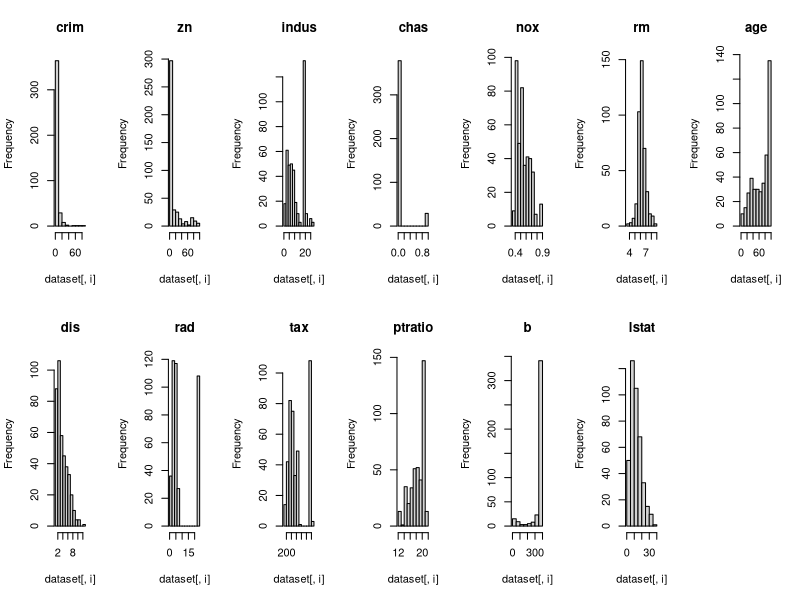
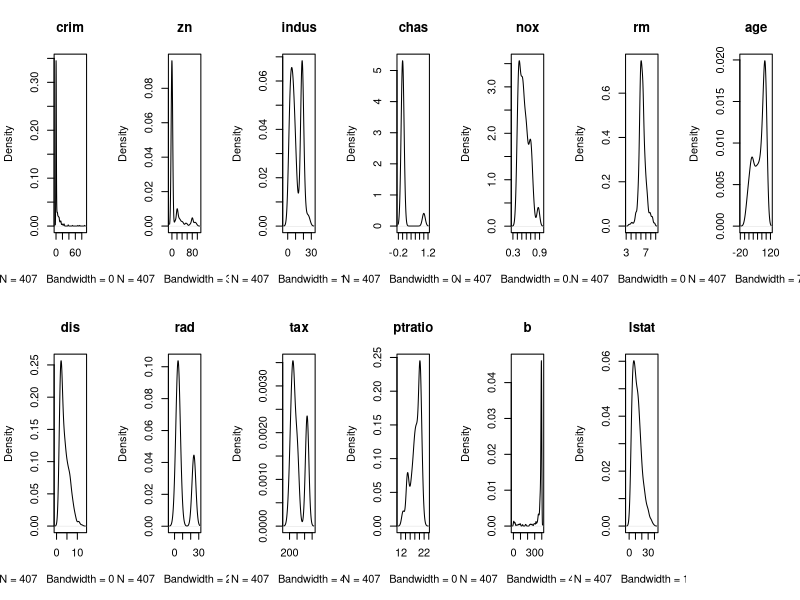
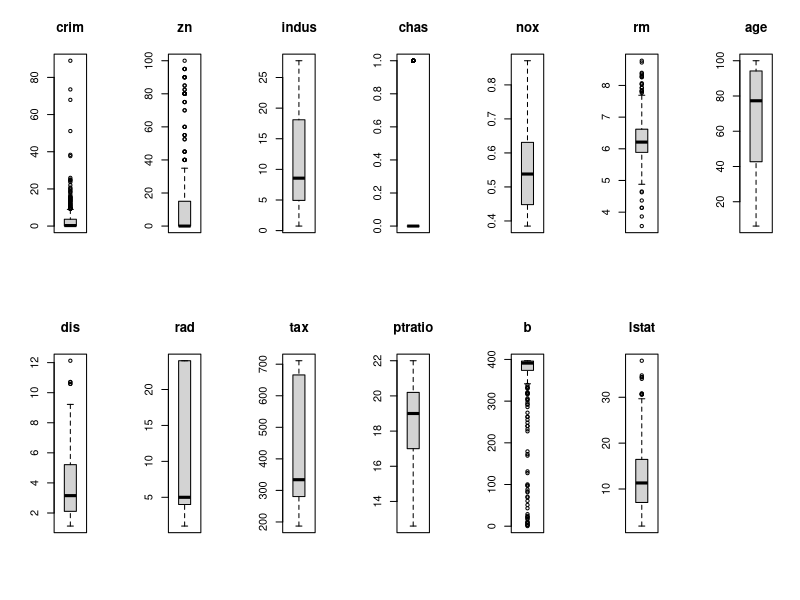
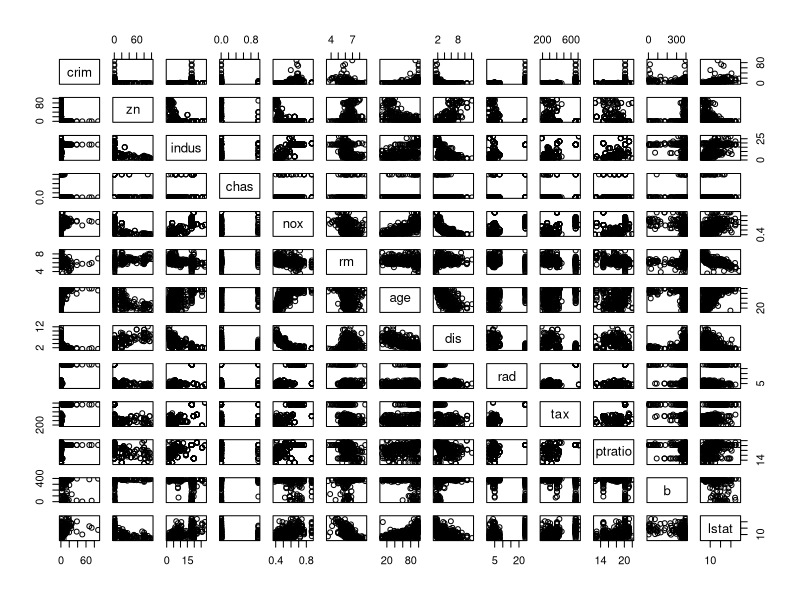
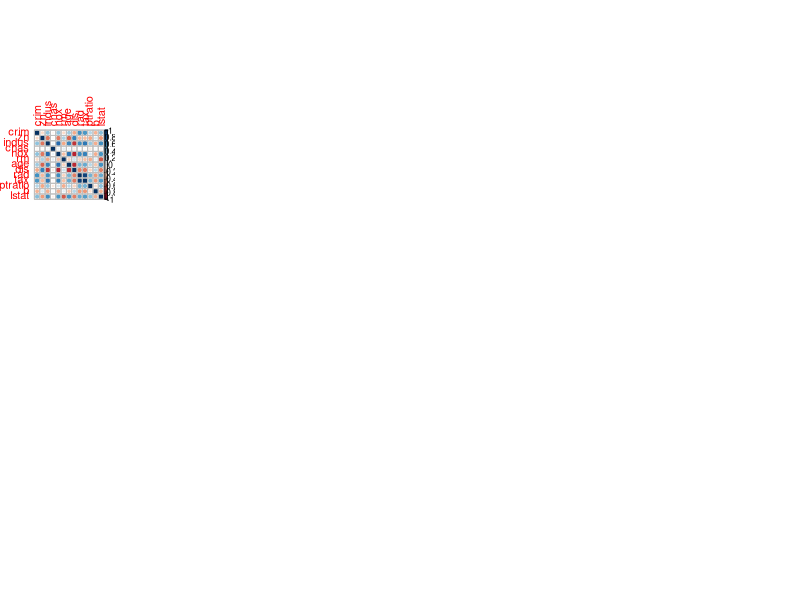

Recreate these plots in R, in order. (Note: this script raises an error after producing the figures.)
## ---- chunk 1
knitr::opts_chunk$set(echo = TRUE)
## ---- chunk 2
library(mlbench)
library(caret)
library(corrplot)
## ---- chunk 3
data(BostonHousing)
## ---- chunk 4

set.seed(7)
validation_index <- createDataPartition(BostonHousing$medv, p=0.80, list=FALSE)
validation <- BostonHousing[-validation_index,]
dataset <- BostonHousing[validation_index,]

## ---- chunk 5
dim(dataset)
## ---- chunk 6
sapply(dataset, class)
## ---- chunk 7
head(dataset, n=20)
## ---- chunk 8
summary(dataset)
## ---- chunk 9
dataset[,4] <- as.numeric(as.character(dataset[,4]))
## ---- chunk 10
cor(dataset[,1:13])
## ---- chunk 11
par(mfrow=c(2,7))
for(i in 1:13) {
	hist(dataset[,i], main=names(dataset)[i])
}
## ---- chunk 12

par(mfrow=c(2,7))
for(i in 1:13) {
	plot(density(dataset[,i]), main=names(dataset)[i])
}

## ---- chunk 13
par(mfrow=c(2,7))
for(i in 1:13) {
	boxplot(dataset[,i], main=names(dataset)[i])
}

## ---- chunk 14
pairs(dataset[,1:13])
## ---- chunk 15
correlations <- cor(dataset[,1:13])
corrplot(correlations, method="circle")

## ---- chunk 16
control <- trainControl(method="repeatedcv", number=10, repeats=3)
metric <- "RMSE"
## ---- chunk 17
set.seed(7)
fit.lm <- train(medv~., data=dataset, method="lm", metric=metric, preProc=c("center", "scale"), trControl=control)
## ---- chunk 18
set.seed(7)
fit.glm <- train(medv~., data=dataset, method="glm", metric=metric, preProc=c("center", "scale"), trControl=control)
## ---- chunk 19
set.seed(7)
fit.glmnet <- train(medv~., data=dataset, method="glmnet", metric=metric, preProc=c("center", "scale"), trControl=control)
## ---- chunk 20
set.seed(7)
fit.svm <- train(medv~., data=dataset, method="svmRadial", metric=metric, preProc=c("center", "scale"), trControl=control)
## ---- chunk 21
set.seed(7)
grid <- expand.grid(.cp=c(0, 0.05, 0.1))
fit.cart <- train(medv~., data=dataset, method="rpart", metric=metric, tuneGrid=grid, preProc=c("center", "scale"), trControl=control)
## ---- chunk 22
set.seed(7)
fit.knn <- train(medv~., data=dataset, method="knn", metric=metric, preProc=c("center", "scale"), trControl=control)
## ---- chunk 23
results <- resamples(list(LM=fit.lm, GLM=fit.glm, GLMNET=fit.glmnet, SVM=fit.svm, CART=fit.cart, KNN=fit.knn))
summary(results)
dotplot(results)
## ---- chunk 24
set.seed(7)
cutoff <- 0.70
correlations <- cor(dataset[,1:13])
highlyCorrelated <- findCorrelation(correlations, cutoff=cutoff)
for (value in highlyCorrelated) {
	print(names(dataset)[value])
}
## ---- chunk 25
dataset_features <- dataset[,-highlyCorrelated]
dim(dataset_features)
## ---- chunk 26
control <- trainControl(method="repeatedcv", number=10, repeats=3)
metric <- "RMSE"

## ---- chunk 27
set.seed(7)
fit.lm <- train(medv~., data=dataset_features, method="lm", metric=metric, preProc=c("center", "scale"), trControl=control)
## ---- chunk 28
set.seed(7)
fit.glm <- train(medv~., data=dataset_features, method="glm", metric=metric, preProc=c("center", "scale"), trControl=control)
## ---- chunk 29
set.seed(7)
fit.glmnet <- train(medv~., data=dataset_features, method="glmnet", metric=metric, preProc=c("center", "scale"), trControl=control)
## ---- chunk 30
set.seed(7)
fit.svm <- train(medv~., data=dataset_features, method="svmRadial", metric=metric, preProc=c("center", "scale"), trControl=control)
## ---- chunk 31
set.seed(7)
grid <- expand.grid(.cp=c(0, 0.05, 0.1))
fit.cart <- train(medv~., data=dataset_features, method="rpart", metric=metric, tuneGrid=grid, preProc=c("center", "scale"), trControl=control)
## ---- chunk 32
set.seed(7)
fit.knn <- train(medv~., data=dataset_features, method="knn", metric=metric, preProc=c("center", "scale"), trControl=control)
## ---- chunk 33
feature_results <- resamples(list(LM=fit.lm, GLM=fit.glm, GLMNET=fit.glmnet, SVM=fit.svm, CART=fit.cart, KNN=fit.knn))
summary(feature_results)
dotplot(feature_results)
## ---- chunk 34
control <- trainControl(method="repeatedcv", number=10, repeats=3)
metric <- "RMSE"

## ---- chunk 35
set.seed(7)
fit.lm <- train(medv~., data=dataset_features, method="lm", metric=metric, preProc=c("center", "scale","BoxCox"), trControl=control)
## ---- chunk 36
set.seed(7)
fit.glm <- train(medv~., data=dataset_features, method="glm", metric=metric, preProc=c("center", "scale","BoxCox"), trControl=control)
## ---- chunk 37
set.seed(7)
fit.glmnet <- train(medv~., data=dataset_features, method="glmnet", metric=metric, preProc=c("center", "scale","BoxCox"), trControl=control)
## ---- chunk 38
set.seed(7)
fit.svm <- train(medv~., data=dataset_features, method="svmRadial", metric=metric, preProc=c("center", "scale","BoxCox"), trControl=control)
## ---- chunk 39
set.seed(7)
grid <- expand.grid(.cp=c(0, 0.05, 0.1))
fit.cart <- train(medv~., data=dataset_features, method="rpart", metric=metric, tuneGrid=grid, preProc=c("center", "scale","BoxCox"), trControl=control)
## ---- chunk 40
set.seed(7)
fit.knn <- train(medv~., data=dataset_features, method="knn", metric=metric, preProc=c("center", "scale","BoxCox"), trControl=control)
## ---- chunk 41
feature_results <- resamples(list(LM=fit.lm, GLM=fit.glm, GLMNET=fit.glmnet, SVM=fit.svm, CART=fit.cart, KNN=fit.knn))
summary(feature_results)
dotplot(feature_results)
## ---- chunk 42
print(fit.svm)
## ---- chunk 43
control <- trainControl(method="repeatedcv", number=10, repeats=3)
metric <- "RMSE"
set.seed(7)
grid <- expand.grid(.sigma=c(0.025, 0.05, 0.1, 0.15), .C=seq(1, 10, by=1))
fit.svm <- train(medv~., data=dataset, method="svmRadial", metric=metric, tuneGrid=grid, preProc=c("BoxCox"), trControl=control)
print(fit.svm)
plot(fit.svm)

## ---- chunk 44
control <- trainControl(method="repeatedcv", number=10, repeats=3)
metric <- "RMSE"
## ---- chunk 45
set.seed(7)
fit.rf <- train(medv~., data=dataset, method="rf", metric=metric, preProc=c("BoxCox"), trControl=control)
## ---- chunk 46
set.seed(7)
fit.gbm <- train(medv~., data=dataset, method="gbm", metric=metric, preProc=c("BoxCox"), trControl=control, verbose=FALSE)
## ---- chunk 47
set.seed(7)
fit.cubist <- train(medv~., data=dataset, method="cubist", metric=metric, preProc=c("BoxCox"), trControl=control)
## ---- chunk 48
ensemble_results <- resamples(list(RF=fit.rf, GBM=fit.gbm, CUBIST=fit.cubist))
summary(ensemble_results)
dotplot(ensemble_results)
## ---- chunk 49
print(fit.cubist)
## ---- chunk 50
set.seed(7)
grid <- expand.grid(.committees=seq(15, 25, by=1), .neighbors=c(3, 5, 7))
tune.cubist <- train(medv~., data=dataset, method="cubist", metric=metric, preProc=c("BoxCox"), tuneGrid=grid, trControl=control)
print(tune.cubist)
plot(tune.cubist)
## ---- chunk 51
set.seed(7)
x <- dataset[,1:13]
y <- dataset[,14]
preprocessParams <- preProcess(x, method=c("BoxCox"))
trans_x <- predict(preprocessParams, x)
## ---- chunk 52
finalModel <- cubist(x=trans_x, y=y, committees=18)
summary(finalModel)

## ---- chunk 53
set.seed(7)
val_x <- validation[,1:13]
trans_val_x <- predict(preprocessParams, val_x)
val_y <- validation[,14]
predictions <- predict(finalModel, newdata=trans_val_x, neighbors=3)
rmse <- RMSE(predictions, val_y)
r2 <- R2(predictions, val_y)
print(rmse)
